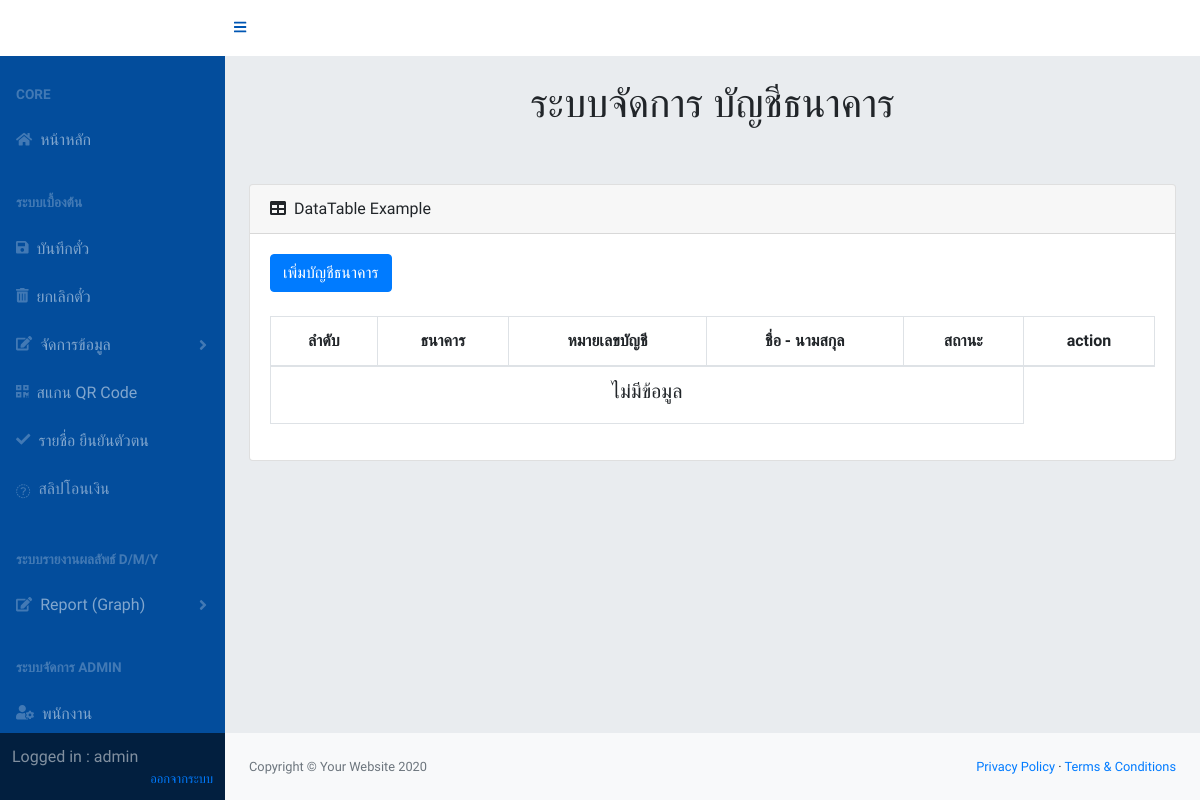
Before: /bank.php (signed in) with the older database file.
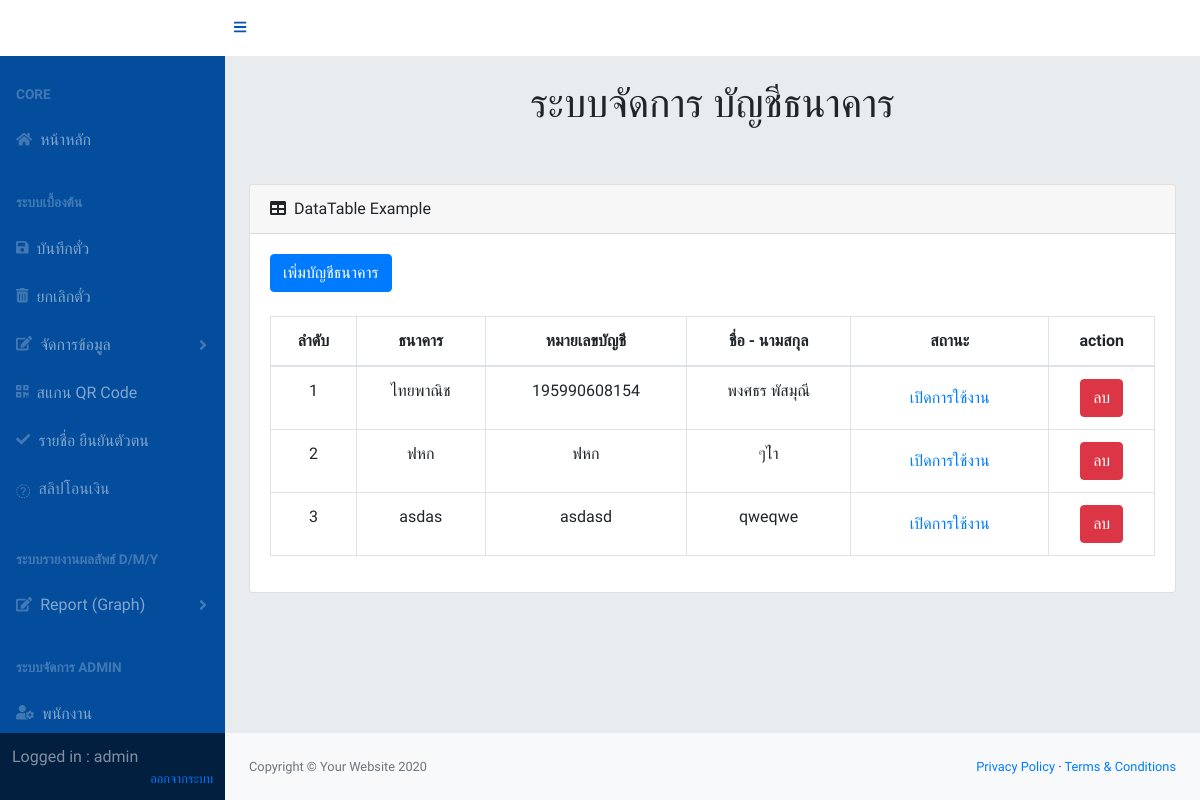
After: the same page with the newer database file.
### tables this page shows
CREATE TABLE `bank` (
  `bank_id` int(11) NOT NULL,
  `bank_name` varchar(100) NOT NULL,
  `bank_account` varchar(50) NOT NULL,
  `bank_status` int(1) NOT NULL,
  `bank_name_owner` varchar(100) DEFAULT NULL
);

### controller/database.php (called while the page is built, shortened)
<?php
class Database
{
    private $pdo;
    public function __construct($host, $dbname, $username, $password)
    {
        try {
            $this->pdo = new PDO('mysql:host=' . $host . ';dbname=' . $dbname . ';charset=utf8', $username, $password);
        } catch (PDOException $e) {
            echo $e->getMessage();
        }
    }
    public function select($show)
    {
        try{
            $stmt = $this->pdo->prepare($show);
            $stmt->execute();
            $data = $stmt->fetchAll();
            return $data;
        }catch(PDOException $e){
            return $e->getMessage();
        }
    }
}

### bank.php (the view, shortened to what this page needs)
<?php
require 'header.php';
require 'controller/database.php';
$database = new database(IP, DBNAME, USER, PASS);
?>
<?php
require 'navbar.php';
?>
<div id="layoutSidenav_content">
    <main>
        <div class="container-fluid">
            <h1 class="mt-4">
                <center>ระบบจัดการ บัญชีธนาคาร</center>
            </h1>
            <br><br>
            <div class="card mb-4">
                <div class="card-header">
                    <i class="fas fa-table mr-1"></i>
                    DataTable Example
                </div>
                <div class="card-body">
                    <div class="table-responsive">
                        <button class='btn btn-primary' onclick="getModalAddBank()">เพิ่มบัญชีธนาคาร</button><br><br>
                        <table class="table table-bordered" style="text-align: center;" id="dataTable-bank" width="100%" cellspacing="0">
                            <thead>
                                <tr>
                                    <th>ลำดับ</th>
                                    <th>ธนาคาร</th>
                                    <th>หมายเลขบัญชี</th>
                                    <th>ชื่อ - นามสกุล</th>
                                    <th>สถานะ</th>
                                    <th>action</th>
                                </tr>
                            </thead>
                            <tbody id="tbody-bank">
                                <?php
                                $bank = $database->select("select * from bank");
                                if (count($bank) > 0) {
                                    for ($i = 0; $i < count($bank); $i++) {
                                        echo "<tr>";
                                        echo "<td>" . ($i + 1) . "</td>";
                                        echo "<td>" . $bank[$i]["bank_name"] . "</td>";
                                        echo "<td>" . $bank[$i]["bank_account"] . "</td>";
                                        echo "<td>" . $bank[$i]["bank_name_owner"] . "</td>";
                                        if ($bank[$i]["bank_status"] == 0) $bank[$i]["bank_status"] = "ปิดการใช้งาน";
                                        else $bank[$i]["bank_status"] = "เปิดการใช้งาน";
                                        echo "<td><b><button class='btn btn-link' onclick='getModalEditStatusBank(".$bank[$i]["bank_id"].")'>" . $bank[$i]["bank_status"] . "</button></b></td>";
                                        echo "<td><button class='btn btn-danger' onclick='setDeleteBank(".$bank[$i]["bank_id"].")')>ลบ</button></td>";
                                        echo "</tr>";
                                    }
                                } else {
                                    echo "<tr><td colspan='5'><h5>ไม่มีข้อมูล</h5></td></tr>";
                                }
                                ?>
                            </tbody>
                        </table>
                    </div>
                </div>
            </div>
        </div>
    </main>
    <?php
    require 'footer.php';
    ?>

Changed rows visible on the page:
added bank: bank_name "ไทยพาณิช", bank_account "195990608154", bank_name_owner "พงศธร พัสมุณี", bank_status "เปิดการใช้งาน"
added bank: bank_name "ฟหก", bank_account "ฟหก", bank_name_owner "ๆไำ", bank_status "เปิดการใช้งาน"
added bank: bank_name "asdas", bank_account "asdasd", bank_name_owner "qweqwe", bank_status "เปิดการใช้งาน"
Other visible differences:
text no longer shown: "ไม่มีข้อมูล"
